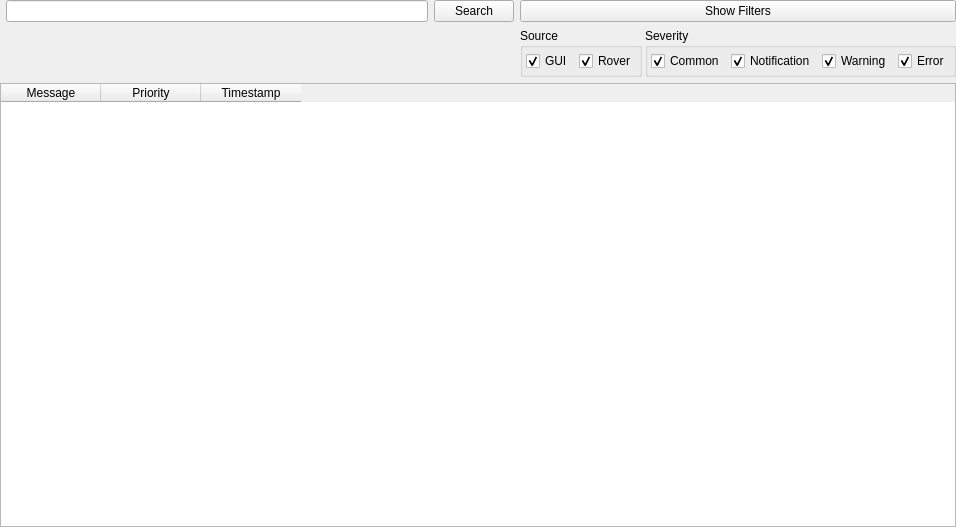
<?xml version="1.0" encoding="UTF-8"?>
<ui version="4.0">
 <class>LoggerControl</class>
 <widget class="QWidget" name="LoggerControl">
  <property name="windowModality">
   <enum>Qt::NonModal</enum>
  </property>
  <property name="enabled">
   <bool>true</bool>
  </property>
  <property name="geometry">
   <rect>
    <x>0</x>
    <y>0</y>
    <width>956</width>
    <height>527</height>
   </rect>
  </property>
  <property name="windowTitle">
   <string>Form</string>
  </property>
  <layout class="QGridLayout" name="gridLayout_2">
   <property name="leftMargin">
    <number>0</number>
   </property>
   <property name="topMargin">
    <number>0</number>
   </property>
   <property name="rightMargin">
    <number>0</number>
   </property>
   <property name="bottomMargin">
    <number>0</number>
   </property>
   <item row="4" column="0" colspan="4">
    <widget class="QTableWidget" name="loggerTable">
     <property name="editTriggers">
      <set>QAbstractItemView::NoEditTriggers</set>
     </property>
     <property name="selectionMode">
      <enum>QAbstractItemView::SingleSelection</enum>
     </property>
     <property name="selectionBehavior">
      <enum>QAbstractItemView::SelectRows</enum>
     </property>
     <property name="gridStyle">
      <enum>Qt::SolidLine</enum>
     </property>
     <attribute name="verticalHeaderVisible">
      <bool>false</bool>
     </attribute>
     <attribute name="verticalHeaderHighlightSections">
      <bool>false</bool>
     </attribute>
     <column>
      <property name="text">
       <string>Message</string>
      </property>
     </column>
     <column>
      <property name="text">
       <string>Priority</string>
      </property>
     </column>
     <column>
      <property name="text">
       <string>Timestamp</string>
      </property>
     </column>
    </widget>
   </item>
   <item row="0" column="3">
    <widget class="QPushButton" name="filterButton">
     <property name="sizePolicy">
      <sizepolicy hsizetype="Expanding" vsizetype="Fixed">
       <horstretch>0</horstretch>
       <verstretch>0</verstretch>
      </sizepolicy>
     </property>
     <property name="text">
      <string>Show Filters</string>
     </property>
    </widget>
   </item>
   <item row="0" column="2">
    <widget class="QPushButton" name="searchButton">
     <property name="text">
      <string>Search</string>
     </property>
    </widget>
   </item>
   <item row="0" column="1">
    <widget class="QLineEdit" name="searchText"/>
   </item>
   <item row="2" column="3">
    <widget class="QFrame" name="filterBox">
     <property name="frameShape">
      <enum>QFrame::NoFrame</enum>
     </property>
     <property name="frameShadow">
      <enum>QFrame::Raised</enum>
     </property>
     <layout class="QGridLayout" name="gridLayout_5">
      <property name="leftMargin">
       <number>0</number>
      </property>
      <property name="topMargin">
       <number>0</number>
      </property>
      <property name="rightMargin">
       <number>0</number>
      </property>
      <property name="bottomMargin">
       <number>0</number>
      </property>
      <property name="spacing">
       <number>3</number>
      </property>
      <item row="0" column="0">
       <widget class="QGroupBox" name="groupFilterSource">
        <property name="title">
         <string>Source</string>
        </property>
        <layout class="QGridLayout" name="gridLayout_4">
         <property name="leftMargin">
          <number>3</number>
         </property>
         <property name="topMargin">
          <number>3</number>
         </property>
         <property name="rightMargin">
          <number>3</number>
         </property>
         <property name="bottomMargin">
          <number>3</number>
         </property>
         <item row="0" column="0">
          <widget class="QCheckBox" name="checkFilterGUI">
           <property name="text">
            <string>GUI</string>
           </property>
           <property name="checked">
            <bool>true</bool>
           </property>
          </widget>
         </item>
         <item row="0" column="1">
          <widget class="QCheckBox" name="checkFilterRover">
           <property name="text">
            <string>Rover</string>
           </property>
           <property name="checked">
            <bool>true</bool>
           </property>
          </widget>
         </item>
        </layout>
       </widget>
      </item>
      <item row="0" column="1">
       <widget class="QGroupBox" name="groupFilterPriorities">
        <property name="title">
         <string>Severity</string>
        </property>
        <layout class="QGridLayout" name="gridLayout_3">
         <property name="leftMargin">
          <number>3</number>
         </property>
         <property name="topMargin">
          <number>3</number>
         </property>
         <property name="rightMargin">
          <number>3</number>
         </property>
         <property name="bottomMargin">
          <number>3</number>
         </property>
         <item row="0" column="0">
          <widget class="QCheckBox" name="checkPrioCommon">
           <property name="text">
            <string>Common</string>
           </property>
           <property name="checked">
            <bool>true</bool>
           </property>
          </widget>
         </item>
         <item row="0" column="1">
          <widget class="QCheckBox" name="checkPrioNotif">
           <property name="text">
            <string>Notification</string>
           </property>
           <property name="checked">
            <bool>true</bool>
           </property>
          </widget>
         </item>
         <item row="0" column="2">
          <widget class="QCheckBox" name="checkPrioWarn">
           <property name="text">
            <string>Warning</string>
           </property>
           <property name="checked">
            <bool>true</bool>
           </property>
          </widget>
         </item>
         <item row="0" column="3">
          <widget class="QCheckBox" name="checkPrioErr">
           <property name="text">
            <string>Error</string>
           </property>
           <property name="checked">
            <bool>true</bool>
           </property>
          </widget>
         </item>
        </layout>
       </widget>
      </item>
     </layout>
    </widget>
   </item>
  </layout>
 </widget>
 <resources/>
 <connections/>
</ui>
